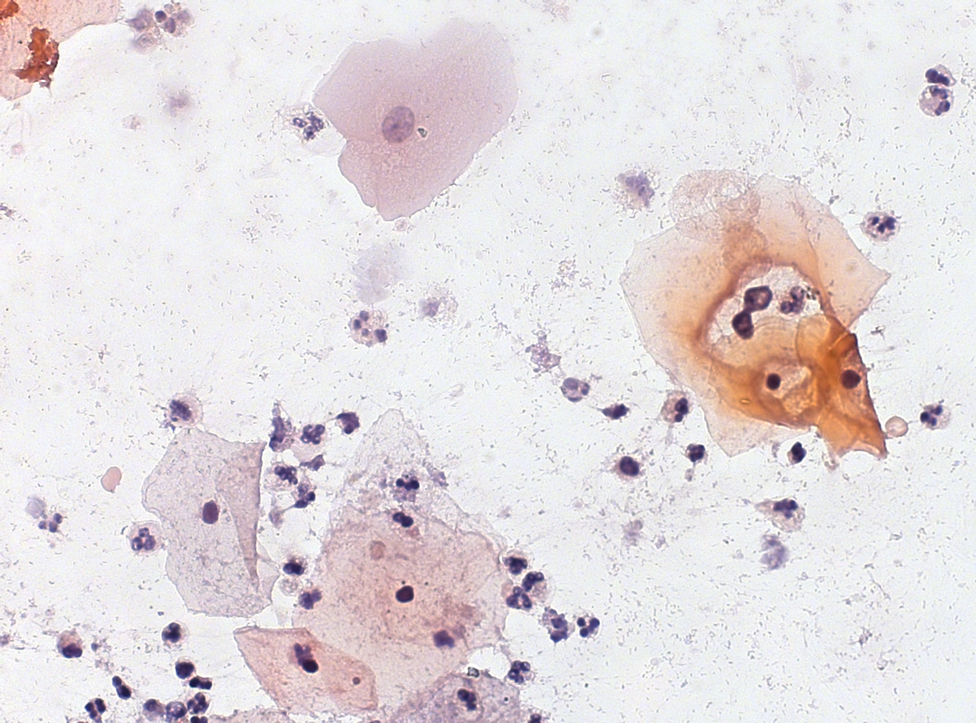
#> input picture src/images/040722a73af21747a3b66a8d69a235d0.png, 976 x 723 px, shrunk from 1376 x 1020 before the run
$ python -i segmentation_app.py   (imports and definitions only)
#> lines starting #> are read from the running program, lines starting #| are printed output that depends on the picture; after the words box and inside, x2 and y2 are one past the last pixel; in counts of white or black regions, pixels touching at a corner belong together
#> further down, picture is the input picture: shape (723, 976, 3); mean B, G, R 223.3, 220.5, 227.8
import os
import matplotlib.pyplot as plt
import cv2
import numpy as np
from PIL import Image

# [45 lines left out: functions get_colors_around_center_pixel, hsv_color_similarity, region_growing, not called in this run]

def contour_segmented_images(segmented_image):
    gray = cv2.cvtColor(segmented_image, cv2.COLOR_BGR2GRAY)
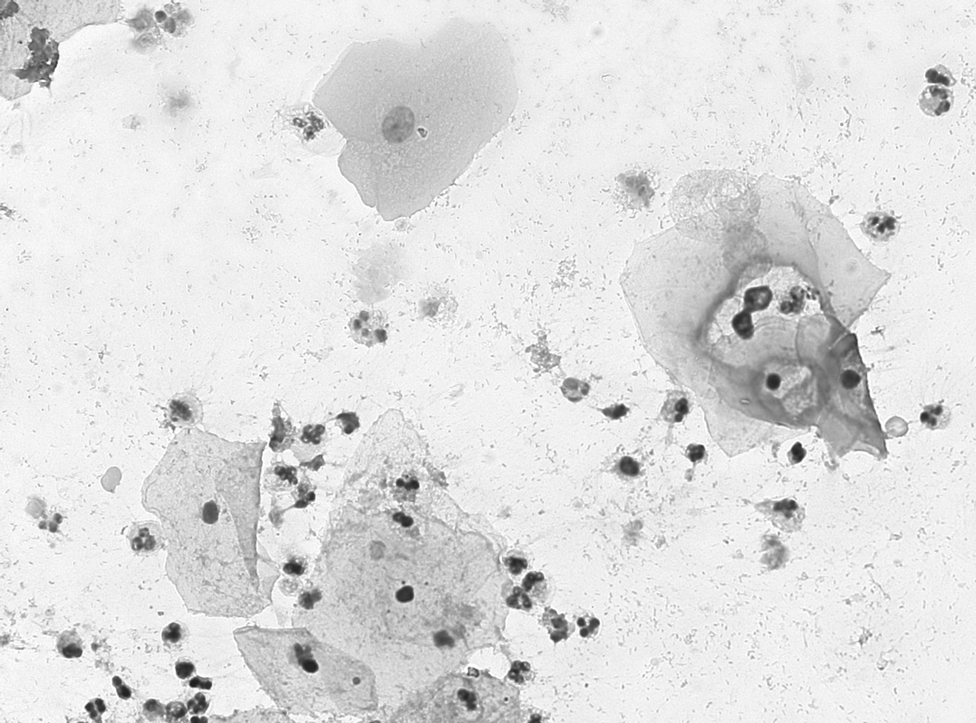
#> gray: shape (723, 976); min 31, max 255, mean 223
    blurred = cv2.GaussianBlur(gray, (5, 5), 0)
    _, binary = cv2.threshold(
        blurred, 0, 255, cv2.THRESH_BINARY + cv2.THRESH_OTSU)
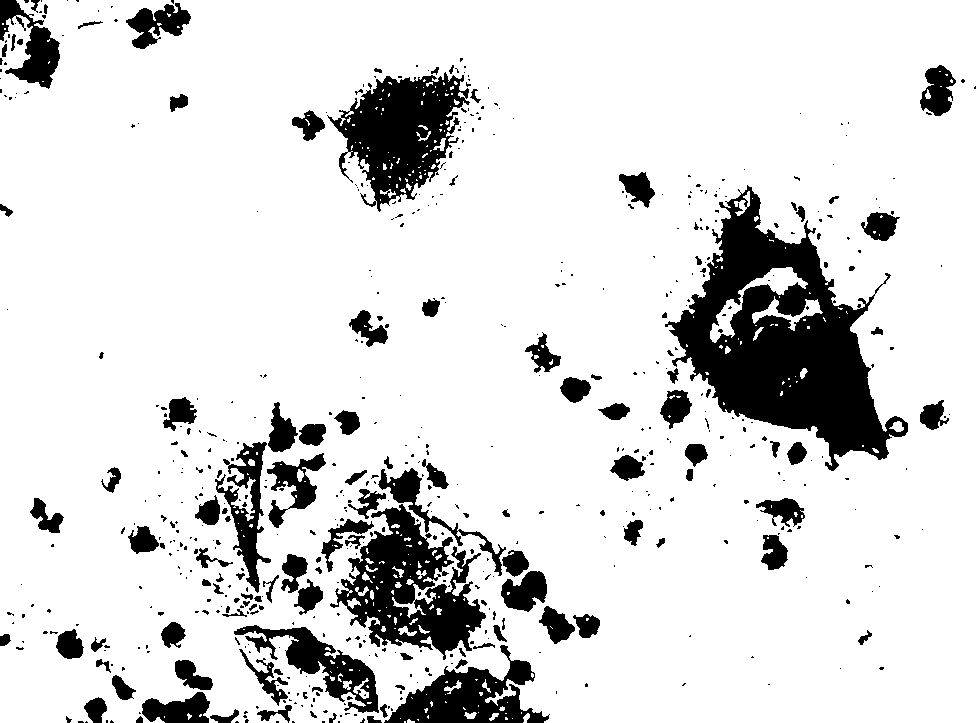
#> binary: shape (723, 976); 85.8% white; 591 black regions (458 under 20 px), largest, box (x1, y1, x2, y2) and area: (665, 185, 908, 471) 28928, (330, 504, 486, 660) 11009, (327, 72, 470, 212) 10150
    inverted = cv2.bitwise_not(binary)
#> inverted: shape (723, 976); 14.2% white; 591 white regions (458 under 20 px)
    contours_per_image, _ = cv2.findContours(
        inverted, cv2.RETR_EXTERNAL, cv2.CHAIN_APPROX_SIMPLE)
#> contours_per_image = 584 contours, 488 with area under 20; largest, box (x1, y1, x2, y2) and area: (665, 185, 908, 471) 31100, (330, 504, 486, 660) 11532, (327, 72, 470, 212) 10382, (384, 645, 550, 723) 5628, (234, 625, 379, 713) 3858
    largest_contour = max(contours_per_image, key=cv2.contourArea)
#> largest_contour = contour of 790 points, box (x1, y1, x2, y2) (665, 185, 908, 471), area 31100
    return largest_contour

# [38 lines left out: functions apply_mask, process_segmentation, process_contours, main_process_segmentation, not called in this run]

>>> import cv2
>>> picture = cv2.imread('../images/040722a73af21747a3b66a8d69a235d0.png')
>>> result = contour_segmented_images(picture)
#> result has the same summary as largest_contour in contour_segmented_images

$ run again, on src/images/0489736e8d880b5188b04d11c3131cd3.png
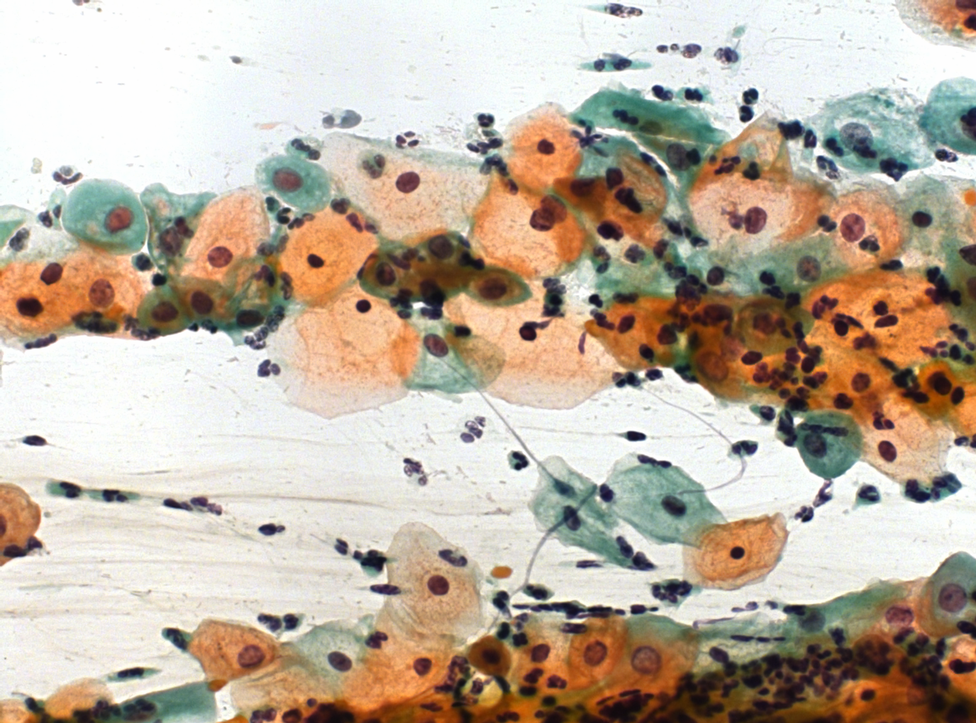
#> input picture src/images/0489736e8d880b5188b04d11c3131cd3.png, 976 x 723 px, shrunk from 1376 x 1020 before the run
#> picture is the input picture: shape (723, 976, 3); mean B, G, R 160.5, 176.6, 190.6
#> in contour_segmented_images, `gray = cv2.cvtColor(segmented_image, cv2.COLOR_BGR2GRAY)`:
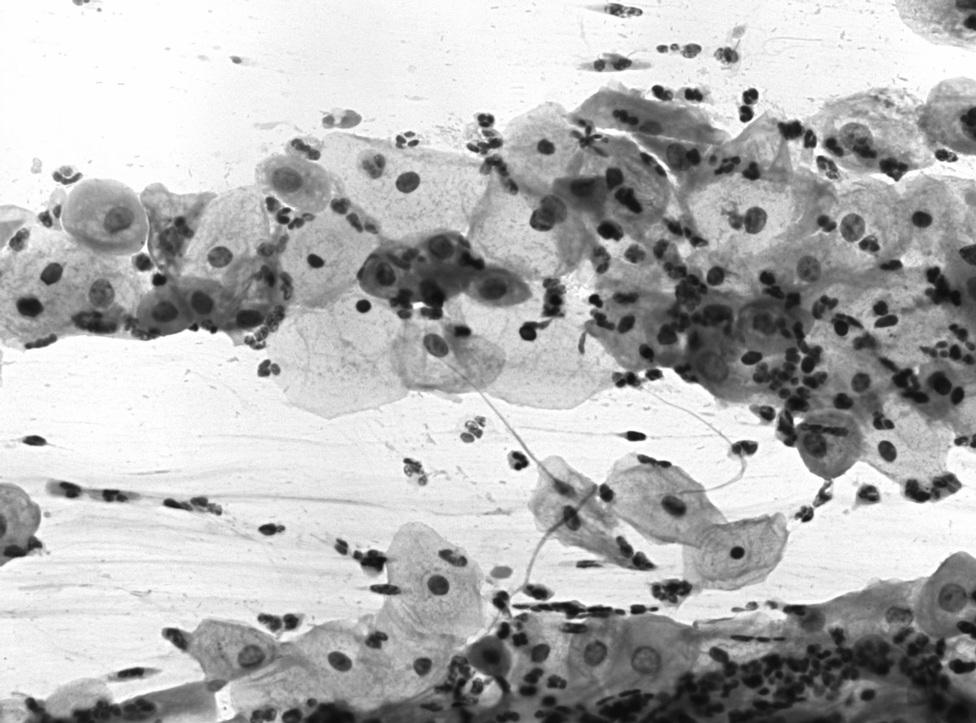
#> gray: shape (723, 976); min 11, max 255, mean 179
#> in contour_segmented_images, `_, binary = cv2.threshold( blurred, 0, 255, cv2.THRESH_BINARY + cv2.TH..`:
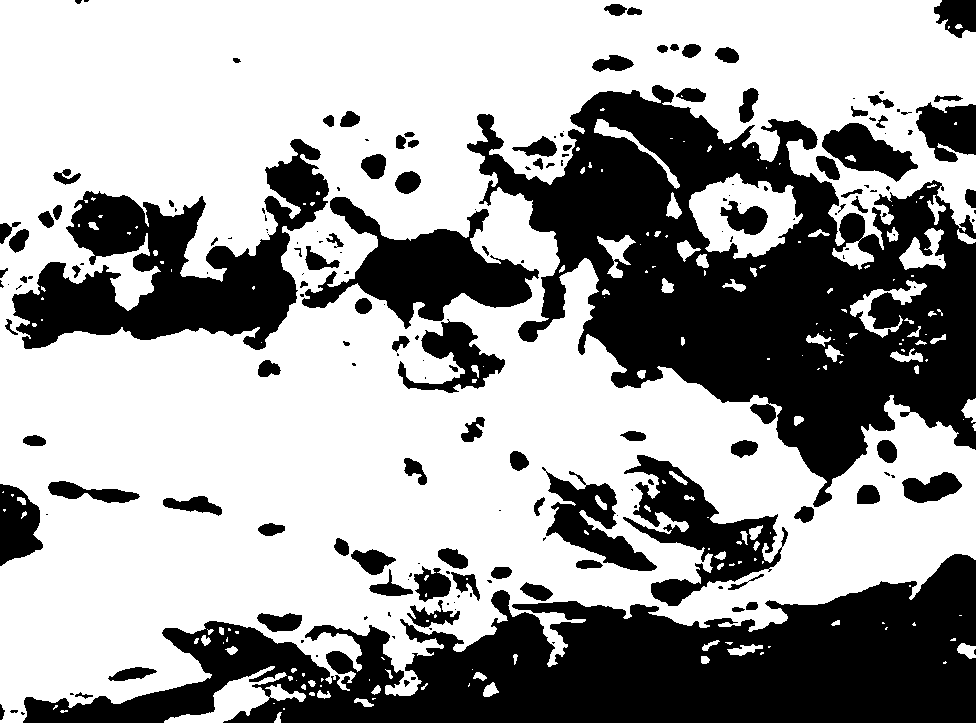
#> binary: shape (723, 976); 62.6% white; 191 black regions (92 under 20 px), largest, box (x1, y1, x2, y2) and area: (467, 85, 976, 507) 95487, (23, 554, 976, 723) 81775, (12, 139, 329, 350) 27705
#> inverted: shape (723, 976); 37.4% white; 191 white regions (92 under 20 px)
#> contours_per_image = 177 contours, 90 with area under 20; largest, box (x1, y1, x2, y2) and area: (467, 85, 976, 507) 107141, (23, 554, 976, 723) 81694, (12, 139, 329, 350) 26996, (302, 197, 539, 329) 11992, (623, 455, 788, 606) 8796
#> largest_contour = contour of 1569 points, box (x1, y1, x2, y2) (467, 85, 976, 507), area 107141
#> result has the same summary as largest_contour in contour_segmented_images

$ run again, on src/images/060d7d018977ad7cca7643f2deb6f3e8.png
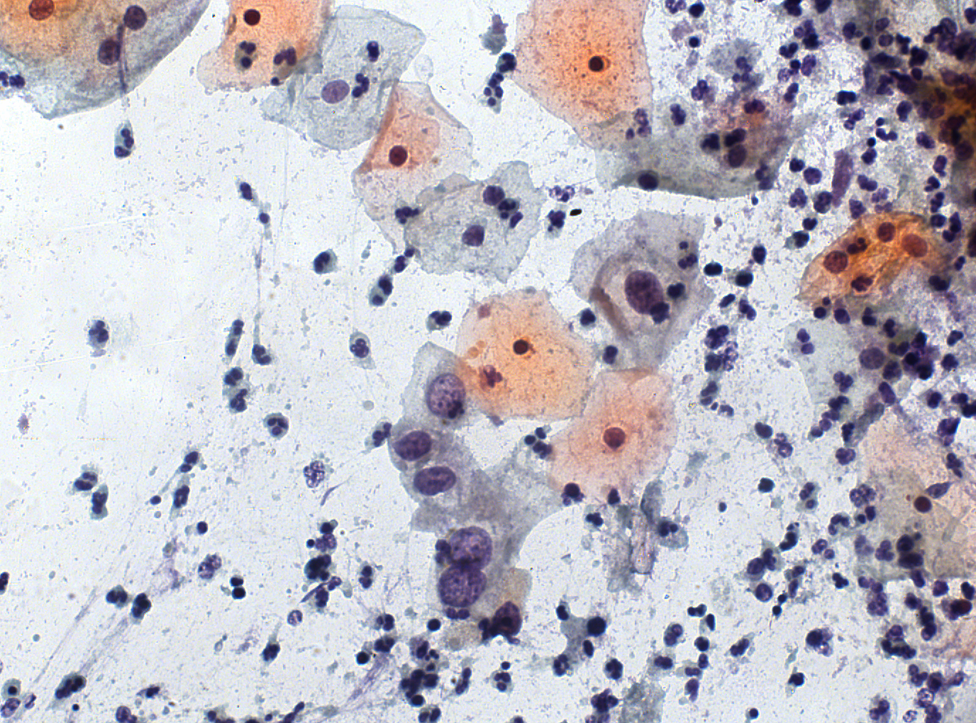
#> input picture src/images/060d7d018977ad7cca7643f2deb6f3e8.png, 976 x 723 px, shrunk from 1376 x 1020 before the run
#> picture is the input picture: shape (723, 976, 3); mean B, G, R 197.4, 188, 191
#> in contour_segmented_images, `gray = cv2.cvtColor(segmented_image, cv2.COLOR_BGR2GRAY)`:
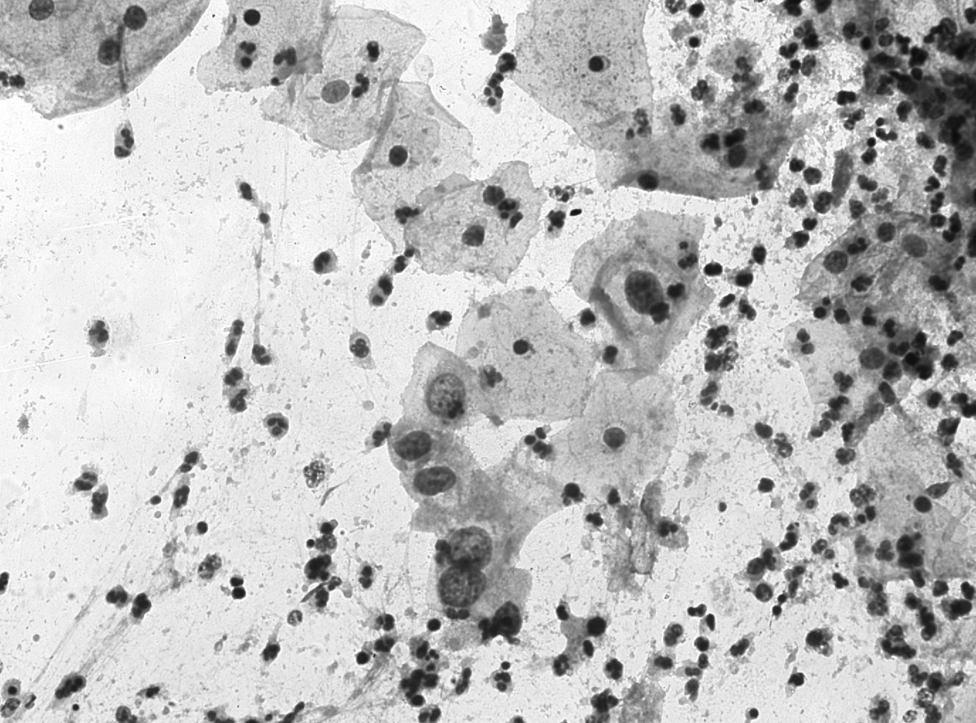
#> gray: shape (723, 976); min 12, max 255, mean 190
#> in contour_segmented_images, `_, binary = cv2.threshold( blurred, 0, 255, cv2.THRESH_BINARY + cv2.TH..`:
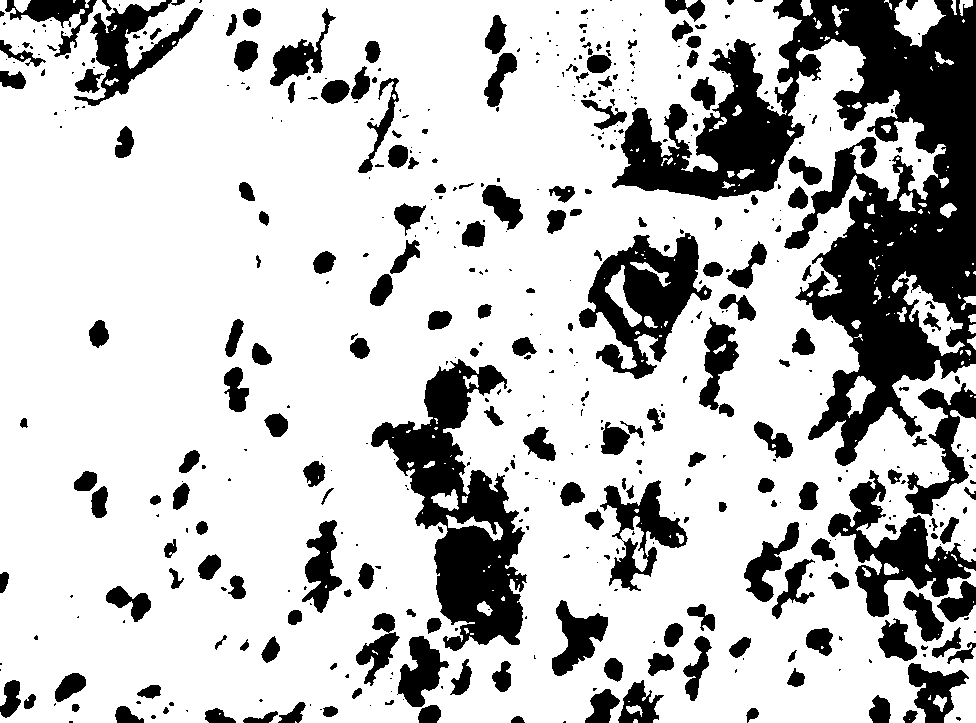
#> binary: shape (723, 976); 75.9% white; 521 black regions (306 under 20 px), largest, box (x1, y1, x2, y2) and area: (612, 0, 976, 466) 62408, (371, 359, 527, 651) 18479, (579, 233, 712, 379) 8569
#> inverted: shape (723, 976); 24.1% white; 521 white regions (306 under 20 px)
#> contours_per_image = 515 contours, 340 with area under 20; largest, box (x1, y1, x2, y2) and area: (612, 0, 976, 466) 64976, (371, 359, 527, 651) 19148, (579, 233, 712, 379) 9388, (828, 470, 976, 617) 6754, (74, 0, 203, 106) 3914
#> largest_contour = contour of 2116 points, box (x1, y1, x2, y2) (612, 0, 976, 466), area 64976
#> result has the same summary as largest_contour in contour_segmented_images

$ run again, on src/images/07872ee58dea1007dd5d4afa5fb2556d.png
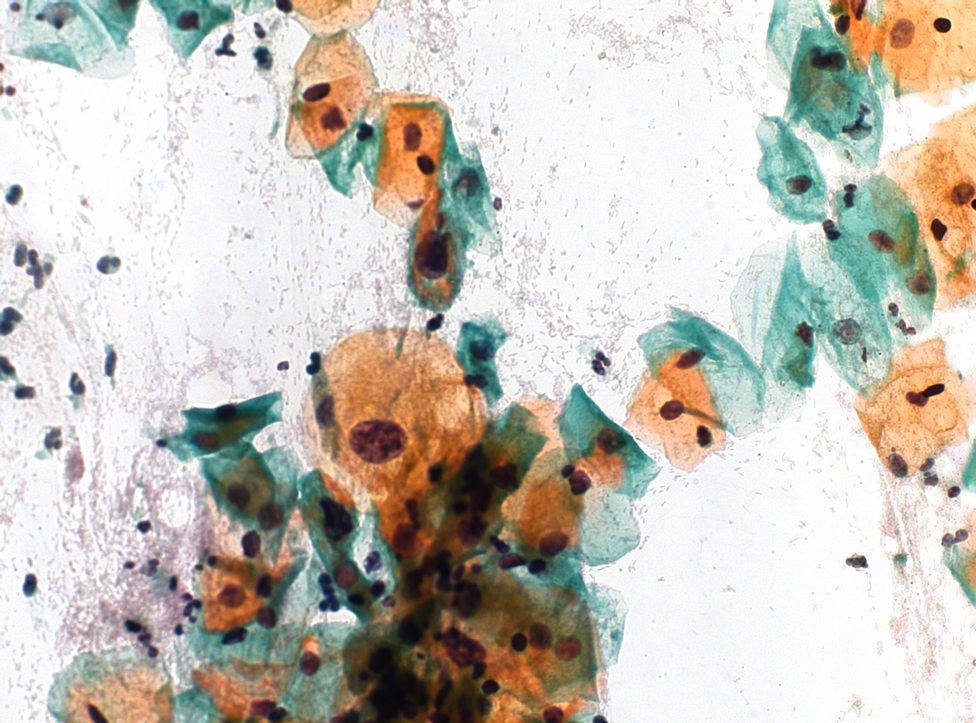
#> input picture src/images/07872ee58dea1007dd5d4afa5fb2556d.png, 976 x 723 px, shrunk from 1376 x 1020 before the run
#> picture is the input picture: shape (723, 976, 3); mean B, G, R 185.6, 194.4, 198.7
#> in contour_segmented_images, `gray = cv2.cvtColor(segmented_image, cv2.COLOR_BGR2GRAY)`:
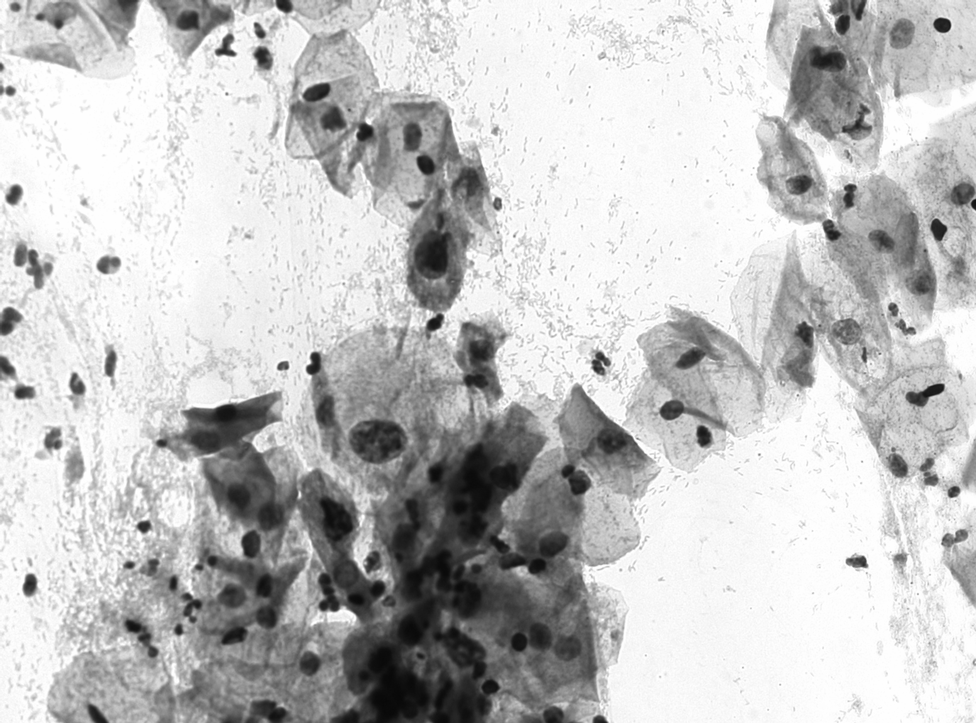
#> gray: shape (723, 976); min 8, max 255, mean 194.7
#> in contour_segmented_images, `_, binary = cv2.threshold( blurred, 0, 255, cv2.THRESH_BINARY + cv2.TH..`:
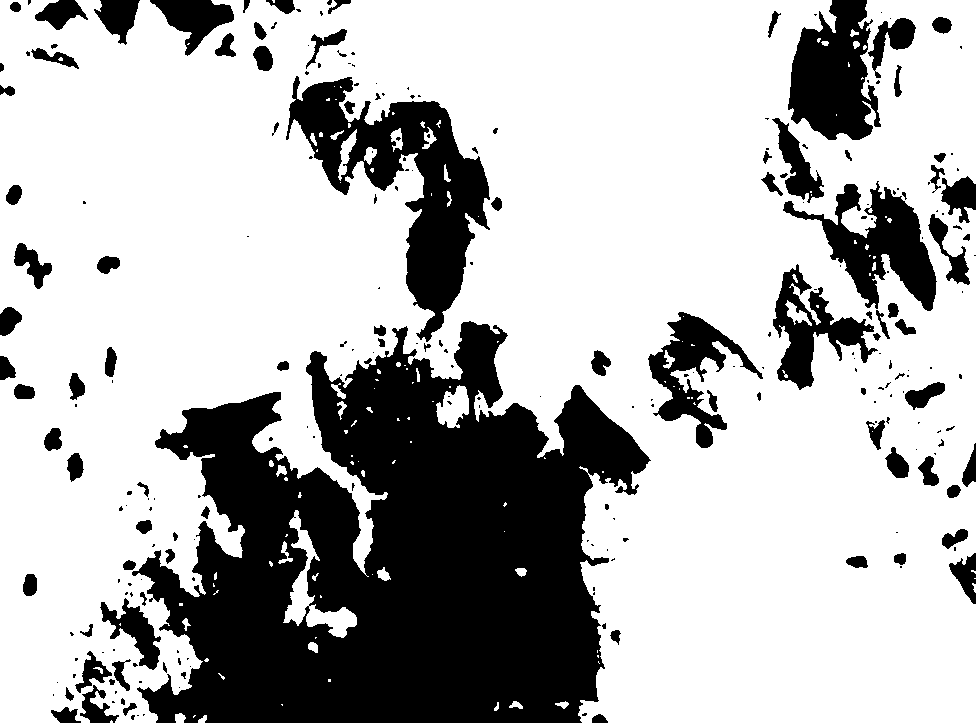
#> binary: shape (723, 976); 71.4% white; 254 black regions (151 under 20 px), largest, box (x1, y1, x2, y2) and area: (132, 321, 651, 723) 130401, (286, 76, 490, 342) 18759, (788, 0, 881, 140) 8675
#> inverted: shape (723, 976); 28.6% white; 254 white regions (151 under 20 px)
#> contours_per_image = 249 contours, 165 with area under 20; largest, box (x1, y1, x2, y2) and area: (132, 321, 651, 723) 133280, (286, 76, 490, 342) 19342, (788, 0, 881, 140) 8530, (783, 181, 937, 311) 7500, (648, 312, 763, 448) 4887
#> largest_contour = contour of 1712 points, box (x1, y1, x2, y2) (132, 321, 651, 723), area 133280
#> result has the same summary as largest_contour in contour_segmented_images
